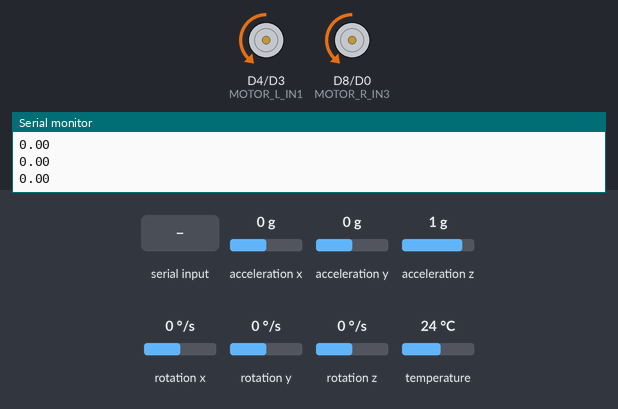
The sketch below on a simulated ESP8266 (NodeMCU). On the bench: motor-driver pin pairs drawn as motors (green arrow = first pin HIGH = forward, orange = second pin HIGH = backward, longer = more drive, scaled by the enable pin), the last lines printed to the serial monitor. The test bench sets the inputs (shaded band); at power-on: acceleration y 0 g, rotation y 0 °/s, acceleration x 0 g, acceleration z 1 g, rotation x 0 °/s, rotation z 0 °/s, temperature 24 °C.

Above: at 6.28 s.
6.3 s: acceleration y set to 0.8 g
8.9 s: rotation y set to -192 °/s
At 9.56 s:
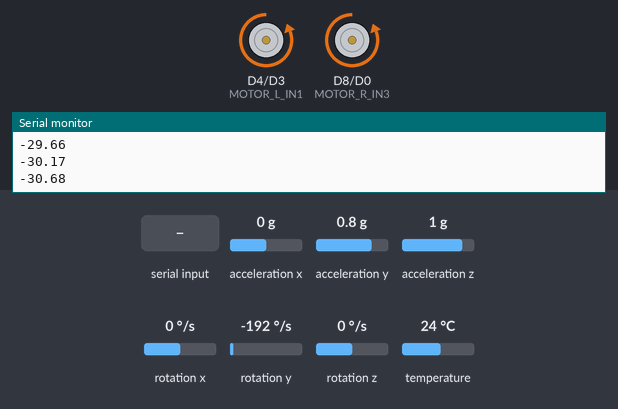
11.1 s: "D" received over Serial
13.6 s: rotation y set to 100 °/s
At 14.7 s:
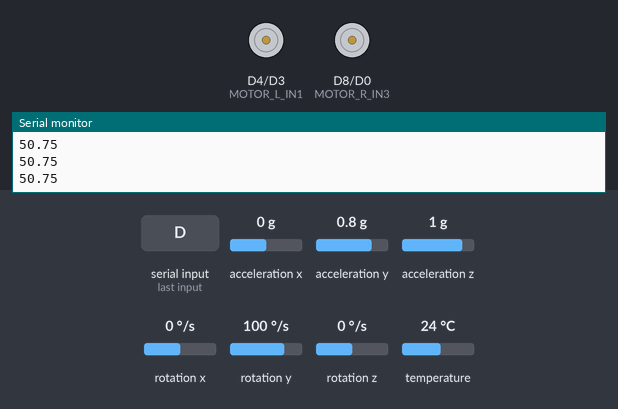
15.5 s: acceleration y set to -0.1 g
17.6 s: acceleration y set to -0.4 g
At 18.5 s:
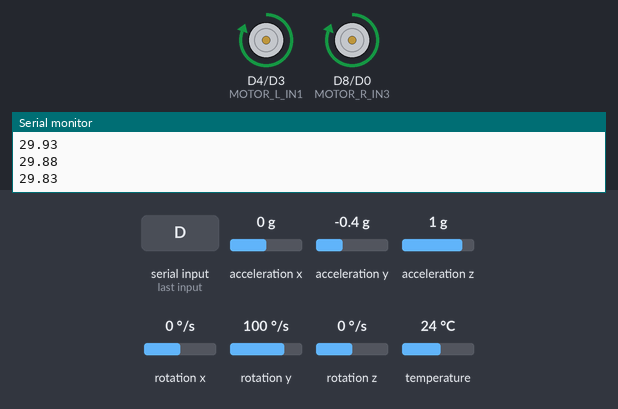
Timing chart, 0 to 20.4 s (numbered marks = the images above; inputs shaded):
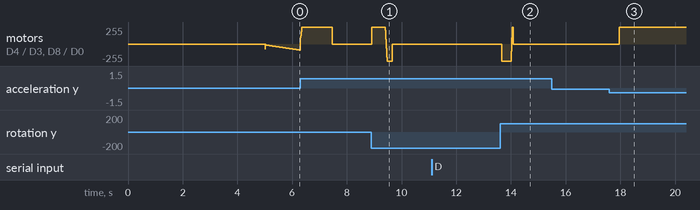

The sketch:

balance_controller.ino
```cpp
#include <Wire.h>
#include <Adafruit_MPU6050.h>
#include <Adafruit_Sensor.h>


// PIN DEFINITIONS
#define MOTOR_L_ENA 14
#define MOTOR_L_IN1 2
#define MOTOR_L_IN2 0
#define MOTOR_R_ENB 4
#define MOTOR_R_IN3 15
#define MOTOR_R_IN4 16
#define MPU_SDA 13
#define MPU_SCL 12

Adafruit_MPU6050 mpu;

// PID Parameters
float Kp = 40.0;//35
float Ki = 180.0;//190
float Kd = 2.0;

float prev_error = 0;
float integral = 0;
float pitch = 0;
float setpoint = 0.34;


// Timing variables
unsigned long last_loop = 0;

void updatePID(float error, float dt);
void controlMotors(float output);
void stopMotors();

void setup() {
    delay(5000);

    Serial.begin(115200);
    Serial.println(F("Starting robot..."));

    // Initialize I2C with specific pins
    Wire.begin(MPU_SDA, MPU_SCL);
    Wire.setClock(400000); // Fast I2C

    // MPU initialization
    Serial.println(F("Initializing MPU6050..."));

    int mpu_attempts = 0;
    bool mpu_success = false;

    while (mpu_attempts < 5 && !mpu_success) {
        Serial.print(F("MPU attempt "));
        Serial.println(mpu_attempts + 1);

        if (mpu.begin()) {
            mpu_success = true;
            Serial.println(F("MPU6050 found!"));

            // Configure MPU settings
            mpu.setAccelerometerRange(MPU6050_RANGE_4_G);
            mpu.setGyroRange(MPU6050_RANGE_250_DEG);
            mpu.setFilterBandwidth(MPU6050_BAND_94_HZ);

            // Test reading
            sensors_event_t a, g, temp;
            if (mpu.getEvent(&a, &g, &temp)) {
                Serial.print(F("Test reading - Accel Y: "));
                Serial.print(a.acceleration.y);
                Serial.print(F(" Gyro Y: "));
                Serial.println(g.gyro.y);
            } else {
                Serial.println(F("Failed to read MPU data"));
                mpu_success = false;
            }
        } else {
            Serial.println(F("MPU6050 not found"));
            delay(500);
        }

        mpu_attempts++;
        yield();
    }

    if (!mpu_success) {
        Serial.println(F("CRITICAL: MPU6050 initialization failed!"));
        Serial.println(F("Check wiring:"));
        Serial.println(F("SDA -> D7 (GPIO13)"));
        Serial.println(F("SCL -> D6 (GPIO12)"));
        Serial.println(F("VCC -> 3.3V"));
        Serial.println(F("GND -> GND"));
        // Don't continue without MPU
        while(1) {
            delay(1000);
            yield();
        }
    }

    // Motor pins - batch setup
    pinMode(MOTOR_L_ENA, OUTPUT);
    pinMode(MOTOR_L_IN1, OUTPUT);
    pinMode(MOTOR_L_IN2, OUTPUT);
    pinMode(MOTOR_R_ENB, OUTPUT);
    pinMode(MOTOR_R_IN3, OUTPUT);
    pinMode(MOTOR_R_IN4, OUTPUT);

    analogWriteRange(255);
    stopMotors();


    last_loop = millis();


    Serial.println(F("Setup complete"));
}

void loop() {
      // Serial input tuning interface
  if (Serial.available() > 0) {
    char cmd = Serial.read(); // Read the command character ('p', 'i', or 'd')

    // Wait a brief moment for the numerical value to arrive in the buffer
    delay(2);

    // Check which variable to update
    if (cmd == 'p' || cmd == 'P') {
      Kp = Serial.parseFloat();
    } else if (cmd == 'i' || cmd == 'I') {
      Ki = Serial.parseFloat();
    } else if (cmd == 'd' || cmd == 'D') {
      Kd = Serial.parseFloat();
    }

    // Ensure values remain non-negative
    if (Kp < 0) Kp = 0;
    if (Ki < 0) Ki = 0;
    if (Kd < 0) Kd = 0;

    printValues(); // Print the updated values

    // Clear any remaining characters from the input buffer
    while(Serial.available() > 0) {
      Serial.read();
    }
  }

    yield();
    unsigned long now = millis();

    if ((now - last_loop) >= 10) {
        float dt = (now - last_loop) / 1000.0;
        last_loop = now;

        sensors_event_t a, g, temp;
        if (mpu.getEvent(&a, &g, &temp)) {
            // Complementary filter
            float accel_angle = atan2(a.acceleration.y, a.acceleration.z) * 57.296;
            float gyro_rate = g.gyro.y * 57.296;

            pitch = 0.98 * (pitch + gyro_rate * dt) + 0.02 * accel_angle;

            Serial.println(pitch);

            // Constrain pitch
            if (pitch > 50) pitch = 50;
            if (pitch < -50) pitch = -50;

            // PID control
            float error = setpoint - pitch;
            updatePID(error, dt);

            if (abs(pitch) < 35) {
                float output = Kp * error + Ki * integral + Kd  * (error - prev_error) / dt;
                controlMotors(output);
            } else {
                stopMotors();
            }

            prev_error = error;
        } else {
            Serial.println(F("Failed to read MPU data in loop"));
            static int fail_count = 0;
            if (fail_count++ > 10) {
                Serial.println(F("Too many MPU read failures - check connections"));
                fail_count = 0;
            }
        }

        yield();
    }
}

void printValues() {
  Serial.print("Kp: "); Serial.print(Kp, 4);
  Serial.print("  Ki: "); Serial.print(Ki, 4);
  Serial.print("  Kd: "); Serial.print(Kd, 4);
  Serial.println();
}

// motor control
void controlMotors(float output) {
    // Constrain output
    if (output > 255) output = 255;
    if (output < -255) output = -255;

    if (output > 15) { // Forward
        digitalWrite(MOTOR_L_IN1, LOW);
        digitalWrite(MOTOR_L_IN2, HIGH);
        digitalWrite(MOTOR_R_IN3, LOW);
        digitalWrite(MOTOR_R_IN4, HIGH);
        analogWrite(MOTOR_L_ENA, (int)output);
        analogWrite(MOTOR_R_ENB, (int)output);
    } else if (output < -15) { // Backward
        digitalWrite(MOTOR_L_IN1, HIGH);
        digitalWrite(MOTOR_L_IN2, LOW);
        digitalWrite(MOTOR_R_IN3, HIGH);
        digitalWrite(MOTOR_R_IN4, LOW);
        analogWrite(MOTOR_L_ENA, (int)(-output));
        analogWrite(MOTOR_R_ENB, (int)(-output));
    } else {
        stopMotors();
    }
}

void stopMotors() {
    digitalWrite(MOTOR_L_IN1, LOW);
    digitalWrite(MOTOR_L_IN2, LOW);
    digitalWrite(MOTOR_R_IN3, LOW);
    digitalWrite(MOTOR_R_IN4, LOW);
    analogWrite(MOTOR_L_ENA, 0);
    analogWrite(MOTOR_R_ENB, 0);
}
void updatePID(float error, float dt) {
    integral += error * dt;

    // Prevent integral windup
    if (integral > 10) integral = 10;
    if (integral < -10) integral = -10;
}
```

Measured:
- the behaviour switches between -0.2 and -0.3 g on acceleration y (found by bisection; images 2 and 3)
- after the input at 13.6 s, motor on D4 (MOTOR_L_IN1) / D3 (MOTOR_L_IN2), motor on D8 (MOTOR_R_IN3) / D0 (MOTOR_R_IN4): stopped → backward 255/255 after 0.06 s, → stopped 0.35 s later
- after the input at 17.6 s, motor on D4 (MOTOR_L_IN1) / D3 (MOTOR_L_IN2), motor on D8 (MOTOR_R_IN3) / D0 (MOTOR_R_IN4): stopped → forward 255/255 after 0.37 s
